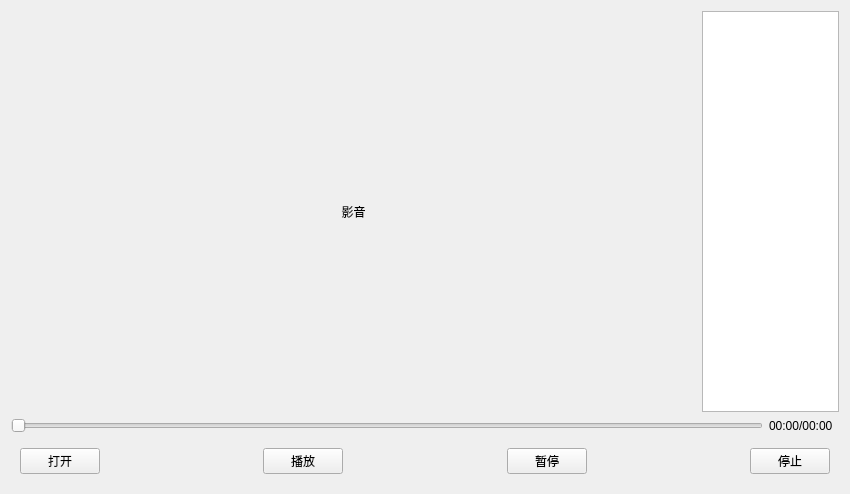
<?xml version="1.0" encoding="UTF-8"?>
<ui version="4.0">
 <class>Widget</class>
 <widget class="QWidget" name="Widget">
  <property name="geometry">
   <rect>
    <x>0</x>
    <y>0</y>
    <width>850</width>
    <height>494</height>
   </rect>
  </property>
  <property name="windowTitle">
   <string>Widget</string>
  </property>
  <layout class="QGridLayout" name="gridLayout">
   <item row="0" column="0" colspan="3">
    <layout class="QHBoxLayout" name="horizontalLayout_3" stretch="5,1">
     <item>
      <widget class="QLabel" name="label">
       <property name="text">
        <string>影音</string>
       </property>
       <property name="alignment">
        <set>Qt::AlignCenter</set>
       </property>
      </widget>
     </item>
     <item>
      <widget class="QListWidget" name="listWidget"/>
     </item>
    </layout>
   </item>
   <item row="1" column="0">
    <widget class="QSlider" name="horizontalSlider">
     <property name="orientation">
      <enum>Qt::Horizontal</enum>
     </property>
    </widget>
   </item>
   <item row="1" column="1">
    <widget class="QLabel" name="timeLabel">
     <property name="text">
      <string>00:00/00:00</string>
     </property>
    </widget>
   </item>
   <item row="2" column="0" colspan="3">
    <widget class="QWidget" name="widget" native="true">
     <property name="maximumSize">
      <size>
       <width>16777215</width>
       <height>70</height>
      </size>
     </property>
     <layout class="QHBoxLayout" name="horizontalLayout_2">
      <item>
       <layout class="QHBoxLayout" name="horizontalLayout">
        <item>
         <widget class="QPushButton" name="pushButton_open">
          <property name="text">
           <string>打开</string>
          </property>
         </widget>
        </item>
        <item>
         <spacer name="horizontalSpacer">
          <property name="orientation">
           <enum>Qt::Horizontal</enum>
          </property>
          <property name="sizeHint" stdset="0">
           <size>
            <width>40</width>
            <height>20</height>
           </size>
          </property>
         </spacer>
        </item>
        <item>
         <widget class="QPushButton" name="pushButton_play">
          <property name="text">
           <string>播放</string>
          </property>
         </widget>
        </item>
        <item>
         <spacer name="horizontalSpacer_2">
          <property name="orientation">
           <enum>Qt::Horizontal</enum>
          </property>
          <property name="sizeHint" stdset="0">
           <size>
            <width>40</width>
            <height>20</height>
           </size>
          </property>
         </spacer>
        </item>
        <item>
         <widget class="QPushButton" name="plause">
          <property name="text">
           <string>暂停</string>
          </property>
         </widget>
        </item>
        <item>
         <spacer name="horizontalSpacer_3">
          <property name="orientation">
           <enum>Qt::Horizontal</enum>
          </property>
          <property name="sizeHint" stdset="0">
           <size>
            <width>40</width>
            <height>20</height>
           </size>
          </property>
         </spacer>
        </item>
        <item>
         <widget class="QPushButton" name="pushButton_stop">
          <property name="text">
           <string>停止</string>
          </property>
         </widget>
        </item>
       </layout>
      </item>
     </layout>
    </widget>
   </item>
  </layout>
 </widget>
 <resources/>
 <connections/>
</ui>
